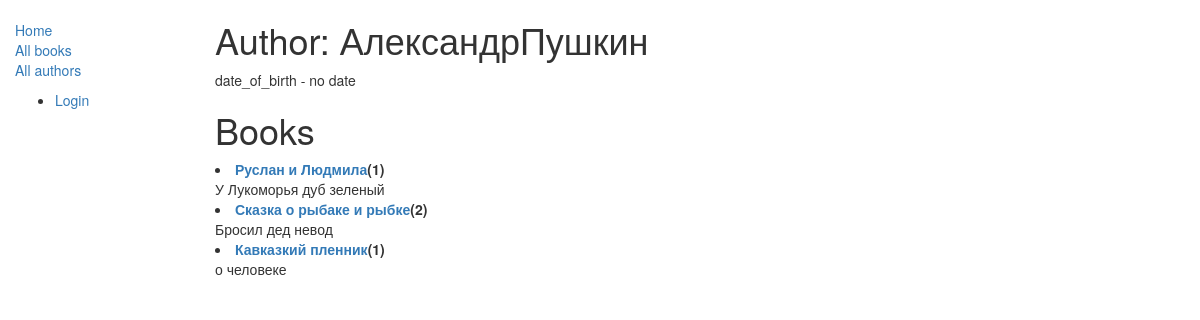
Page /catalog/authors/1 on the committed database.
### catalog/models.py (models this page shows, shortened)
class Author(models.Model):
    first_name = models.CharField(max_length=100)
    last_name = models.CharField(max_length=100)
    date_of_birth = models.DateField(null=True, blank=True)
    date_of_death = models.DateField('Died', null=True, blank=True)

class Book(models.Model):
    title = models.CharField(max_length=200)
    author = models.ForeignKey('Author', on_delete=models.SET_NULL, null=True)
    summary = models.TextField(max_length=1000,
                               help_text="Enter a brief description of the book")
    isbn = models.CharField('ISBN', max_length=13,
                            help_text='13 Character <a href="https://www.isbn-international.org/content/what-isbn">ISBN number</a>')
    genre = models.ManyToManyField(Genre,
                                   help_text="Select a genre for this book")
    language = models.ForeignKey('Language',
                                 on_delete=models.SET_NULL, null=True)
    def get_absolute_url(self):
        return reverse('book-detail', args=[str(self.id)])
    def display_genre(self):
        return ', '.join([genre.name for genre in self.genre.all()[:3]])
    display_genre.short_description = 'Genre'

### catalog/views.py (the view)
# urls.py: path('authors/<int:pk>', views.AuthorDetailView.as_view(), name='author-detail'),
class AuthorDetailView(generic.DetailView):
    model = Author

### catalog/templates/catalog/author_detail.html (shortened to what this page needs)
{% extends "base_generic.html" %}
{% block content %}
    <h1>Author: {{ author.last_name }}{{ author.first_name }}</h1>
    {% if author.date_of_birth == none %}
        <p>date_of_birth - no date</p>
    {% else %}
        <h3>{{ author.date_of_birth }}{{ author.date_of_death }}</h3>
    {% endif %}
    <h1>Books</h1>
    {% for copy in author.book_set.all %}
        <li><strong><a href="{{ copy.get_absolute_url }}">{{ copy.title }}</a>({{ copy.bookinstance_set.all.count }})</strong></li>
        <dd>{{ copy.summary }}</dd>
    {% endfor %}
{% endblock %}

### rows in the picture
Author: last_name "Александр", first_name "Пушкин"
Book: title "Руслан и Людмила", bookinstance_set.all.count "1", summary "У Лукоморья дуб зеленый"
Book: title "Сказка о рыбаке и рыбке", bookinstance_set.all.count "2", summary "Бросил дед невод"
Book: title "Кавказкий пленник", bookinstance_set.all.count "1", summary "о человеке"
